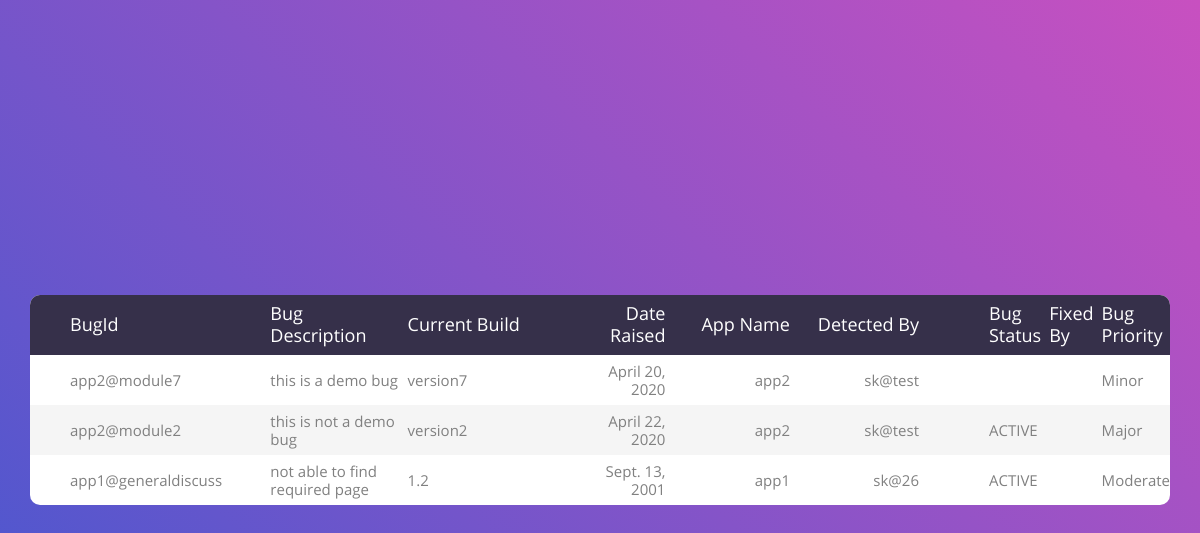
Page /testerapp/viewBug on the committed database.
### testerapp/models.py (models this page shows)
class BugInfo(models.Model):
    bugId = models.CharField(max_length=16,primary_key=True)
    bugDesc = models.CharField(max_length=72)
    currBuild = models.CharField(max_length=11)
    dateRaised = models.DateField()
    appName = models.CharField(max_length=11)
    detectedBy = models.CharField(max_length=30)
    bugStatus = models.CharField(max_length=9)
    fixedBy = models.CharField(max_length=30)
    bugPriority = models.CharField(max_length=7)

### testerapp/views.py (the view)
def viewBug(request):
       allbug = BugInfo.objects.all()
       return(render(request,'testerapp/viewBug.html',{'allbug':allbug}))

### templates/testerapp/viewBug.html (shortened to what this page needs)
{% load static %}
<!DOCTYPE html>
<html lang="en">
<head>
	<link rel="stylesheet" type="text/css" href="{% static 'css/viewBug/vendor/bootstrap/css/bootstrap.min.css' %}">
	<link rel="stylesheet" type="text/css" href="{% static 'css/viewBug/fonts/font-awesome-4.7.0/css/font-awesome.min.css' %}">
	<link rel="stylesheet" type="text/css" href="{% static 'css/viewbug/vendor/animate/animate.css' %}">
	<link rel="stylesheet" type="text/css" href="{% static 'css/viewBug/vendor/select2/select2.min.css' %}">
	<link rel="stylesheet" type="text/css" href="{% static 'css/viewBug/vendor/perfect-scrollbar/perfect-scrollbar.css' %}">
	<link rel="stylesheet" type="text/css" href="{% static 'css/viewBug/css/util.css' %}">
	<link rel="stylesheet" type="text/css" href="{% static 'css/viewBug/css/main.css' %}">
</head>
<body>
	<div class="limiter">
		<div class="container-table100">
			<div class="wrap-table100">
				<div class="table100">
					<table>
						<thead>
							<tr class="table100-head">
								<th class="column1">BugId</th>
								<th class="column2">Bug Description</th>
								<th class="column3">Current Build</th>
								<th class="column4">Date Raised</th>
								<th class="column5">App Name</th>
                                <th class="column6">Detected By</th>
                                <th class="column7">Bug Status</th>
                                <th class="column8">Fixed By</th>
                                <th class="column9">Bug Priority</th>
							</tr>
						</thead>
						<tbody>
							{% for bug in allbug %}
								{% if bug.bugStatus != "FIXED" %}
									<tr>
										<td class="column1">{{bug.bugId}}</td>
										<td class="column2">{{bug.bugDesc}}</td>
										<td class="column3">{{bug.currBuild}}</td>
										<td class="column4">{{bug.dateRaised}}</td>
										<td class="column5">{{bug.appName}}</td>
                                    	<td class="column6">{{bug.detectedBy}}</td>
                            	        <td class="column7">{{bug.bugStatus}}</td>
                            	        <td class="column8">{{bug.fixedBy}}</td>
                                	    <td class="column9">{{bug.bugPriority}}</td>
									</tr>
								{% endif %}
                            {% endfor %}
						</tbody>
					</table>
				</div>
			</div>
		</div>
	</div>
</body>
</html>

### statics/css/viewBug/css/main.css (style rules this page uses)
* { margin: 0px; padding: 0px; box-sizing: border-box; }
body, html { height: 100%; font-family: sans-serif; }
.limiter { width: 100%; margin: 0 auto; }
.container-table100 { width: 100%; min-height: 100vh; background: #c850c0; background: -webkit-linear-gradient(45deg, #4158d0, #c850c0); background: -o-linear-gradient(45deg, #4158d0, #c850c0); background: -moz-linear-gradient(45deg, #4158d0, #c850c0); background: linear-gradient(45deg, #4158d0, #c850c0); display: -webkit-box; display: -webkit-flex; display: -moz-box; display: -ms-flexbox; display: flex; align-items: center; justify-content: center; flex-wrap: wrap; padding: 33px 30px; }
.wrap-table100 { width: 1170px; }
table { border-spacing: 1; border-collapse: collapse; background: white; border-radius: 10px; overflow: hidden; width: 100%; margin: 0 auto; position: relative; }
table * { position: relative; }
table td, table th { padding-left: 8px; }
table thead tr { height: 60px; background: #36304a; }
table tbody tr { height: 50px; }
table tbody tr:last-child { border: 0; }
table td, table th { text-align: left; }
.table100-head th { font-family: OpenSans-Regular; font-size: 18px; color: #fff; line-height: 1.2; font-weight: unset; }
tbody tr:nth-child(even) { background-color: #f5f5f5; }
tbody tr { font-family: OpenSans-Regular; font-size: 15px; color: #808080; line-height: 1.2; font-weight: unset; }
.column1 { width: 260px; padding-left: 40px; }
.column2 { width: 160px; }
.column3 { width: 245px; }
.column4 { width: 110px; text-align: right; }
.column5 { width: 170px; text-align: right; }
.column6 { width: 222px; text-align: right; padding-right: 62px; }

### rows in the picture
BugInfo: bugId "app2@module7", bugDesc "this is a demo bug", currBuild "version7", dateRaised "April 20, 2020", appName "app2", detectedBy "sk@test", bugPriority "Minor"
BugInfo: bugId "app2@module2", bugDesc "this is not a demo bug", currBuild "version2", dateRaised "April 22, 2020", appName "app2", detectedBy "sk@test", bugStatus "ACTIVE", bugPriority "Major"
BugInfo: bugId "app1@generaldiscuss", bugDesc "not able to find required page", currBuild "1.2", dateRaised "Sept. 13, 2001", appName "app1", detectedBy "sk@26", bugStatus "ACTIVE", bugPriority "Moderate"
